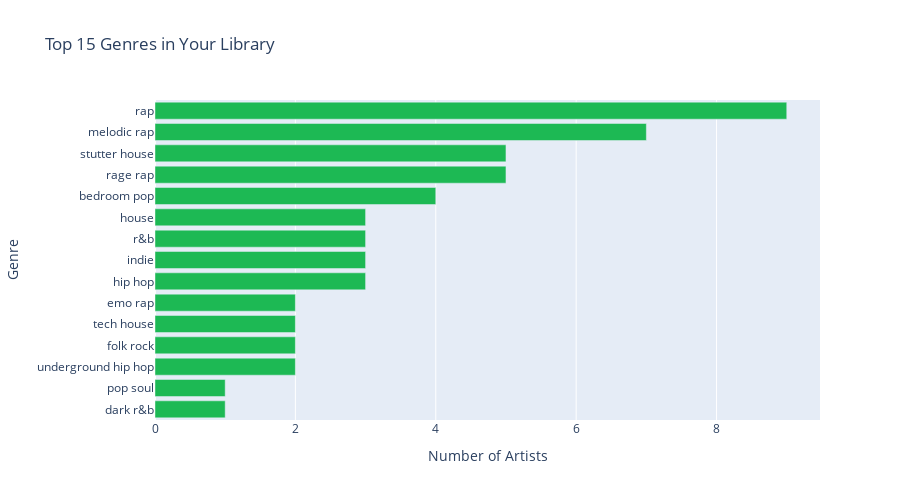

The cell this chart's notebook holds for it:
### Markdown cell above
### 1.5 Genre Distribution

### Code cell
from collections import Counter

# Count all genres
genre_counts = Counter(all_genres)
top_genres = pd.DataFrame(genre_counts.most_common(15), columns=['Genre', 'Count'])

fig = go.Figure()
fig.add_trace(go.Bar(
    y=top_genres['Genre'][::-1],
    x=top_genres['Count'][::-1],
    orientation='h',
    marker_color='#1DB954'
))

fig.update_layout(
    title="Top 15 Genres in Your Library",
    xaxis_title="Number of Artists",
    yaxis_title="Genre",
    height=500
)

fig.show()

print(f"\n🎸 Total Unique Genres: {len(unique_genres)}")
print(f"🎸 Top Genre: {top_genres.iloc[0]['Genre']} ({top_genres.iloc[0]['Count']} artists)")

### Figure 1 — Plotly figure (JSON) as saved in the notebook; plotly's stock layout.template omitted (floating-point values rounded to 4 significant figures)
{"data": [{"marker": {"color": "#1DB954"}, "orientation": "h", "type": "bar", "x": [1, 1, 2, 2, 2, 2, 3, 3, 3, 3, 4, 5, 5, 7, 9], "y": ["dark r&b", "pop soul", "underground hip hop", "folk rock", "tech house", "emo rap", "hip hop", "indie", "r&b", "house", "bedroom pop", "rage rap", "stutter house", "melodic rap", "rap"]}], "layout": {"height": 500, "title": {"text": "Top 15 Genres in Your Library"}, "xaxis": {"title": {"text": "Number of Artists"}}, "yaxis": {"title": {"text": "Genre"}}}}
